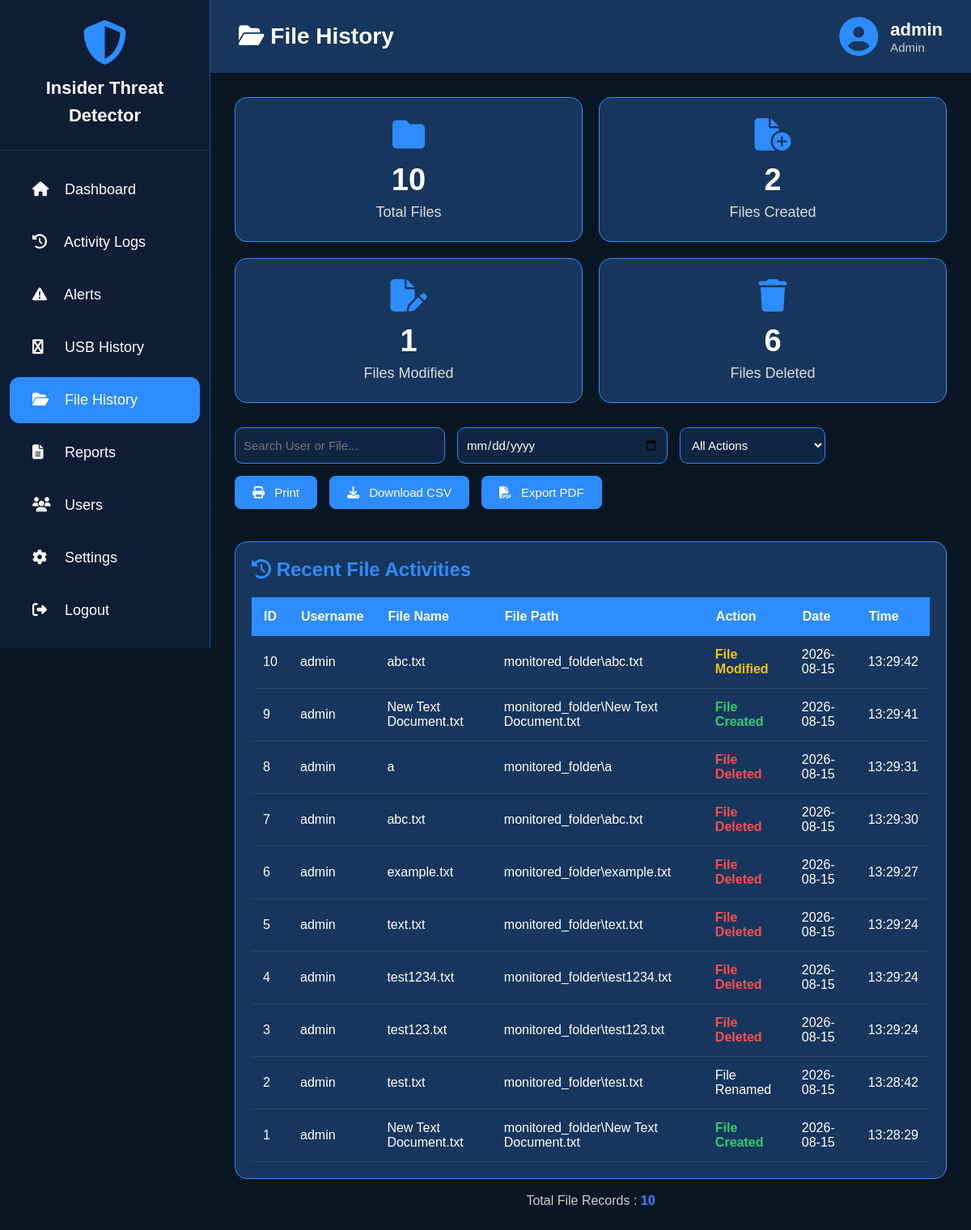
Page /file_history (signed in) on the earlier database version.
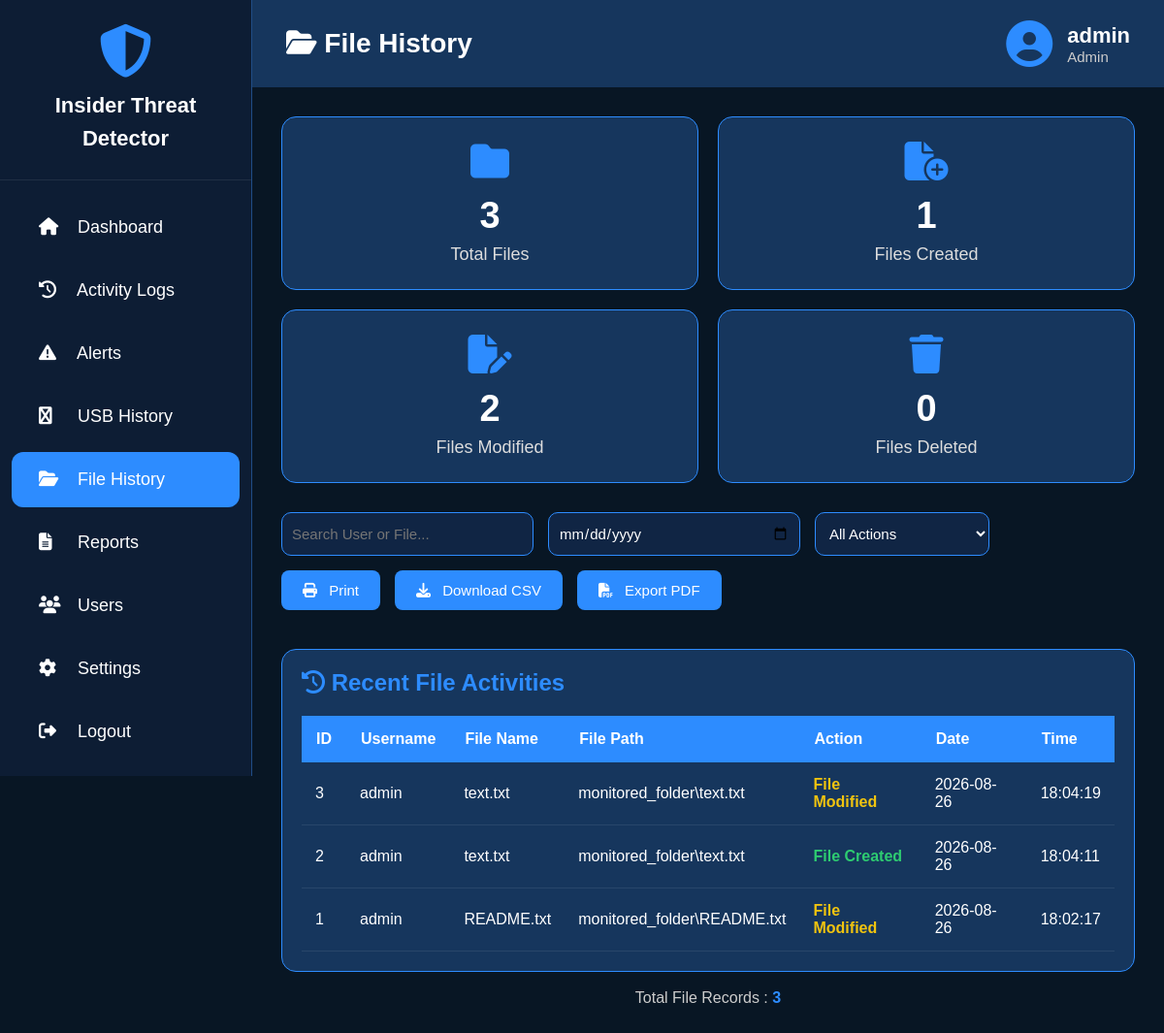
Same page on the later database version.
### tables this page shows
CREATE TABLE file_logs (
            id INTEGER PRIMARY KEY AUTOINCREMENT,
            username TEXT, file_name TEXT, file_path TEXT,
            action TEXT, date TEXT, time TEXT
        );

### app.py (the view)
@app.route("/file_history")
def file_history():
    if not login_required():
        return redirect("/")
    conn = get_db()
    rows = conn.execute(
        "SELECT * FROM file_logs ORDER BY id DESC"
    ).fetchall()
    conn.close()
    return page(
        "file_history.html",
        logs=rows,
        total=len(rows),
        created=sum(x["action"] == "File Created" for x in rows),
        modified=sum(x["action"] == "File Modified" for x in rows),
        deleted=sum(x["action"] == "File Deleted" for x in rows)
    )

### app.py (called while the page is built)
def login_required():
    return "username" in session

def page(name, **data):
    data["username"] = session.get("username")
    data["role"] = session.get("role")
    return render_template(name, **data)

### database.py (called while the page is built)
def get_db():
    conn = sqlite3.connect(DATABASE)
    conn.row_factory = sqlite3.Row
    return conn

### templates/file_history.html (shortened to what this page needs)
<!DOCTYPE html>
<html lang="en">
<head>
<link rel="stylesheet"
href="https://cdnjs.cloudflare.com/ajax/libs/font-awesome/6.5.2/css/all.min.css">
</head>
<body>
<div class="sidebar">
    <div class="logo">
        <i class="fa-solid fa-shield-halved"></i>
        <h2>Insider Threat Detector</h2>
    </div>
<ul>
        <li>
            <a href="/dashboard">
                <i class="fa-solid fa-house"></i>
                <span>Dashboard</span>
            </a>
        </li>
        <li>
            <a href="/activity">
                <i class="fa-solid fa-clock-rotate-left"></i>
                <span>Activity Logs</span>
            </a>
        </li>
        <li>
            <a href="/alerts">
                <i class="fa-solid fa-triangle-exclamation"></i>
                <span>Alerts</span>
            </a>
        </li>
        <li>
            <a href="/usb_history" >
                <i class="fa-solid fa-usb"></i>
                <span>USB History</span>
            </a>
        </li>
        <li>
            <a href="/file_history" class="active" >
                <i class="fa-solid fa-folder-open"></i>
                <span>File History</span>
            </a>
        </li>
        <li>
            <a href="/reports">
                <i class="fa-solid fa-file-lines"></i>
                <span>Reports</span>
            </a>
        </li>
        <li>
            <a href="/users">
                <i class="fa-solid fa-users"></i>
                <span>Users</span>
            </a>
        </li>
        <li>
            <a href="/settings">
                <i class="fa-solid fa-gear"></i>
                <span>Settings</span>
            </a>
        </li>
        <li>
            <a href="/logout">
                <i class="fa-solid fa-right-from-bracket"></i>
                <span>Logout</span>
            </a>
        </li>
    </ul>
</div>
<div class="main">
<div class="topbar">
    <h1>
        <i class="fa-solid fa-folder-open"></i>
        File History
    </h1>
    <div class="profile">
        <i class="fa-solid fa-circle-user"></i>
        <div>
            <h3>{{ username }}</h3>
            <p>{{ role }}</p>
        </div>
    </div>
</div>
<div class="content">
<div class="cards">
    <div class="card">
        <i class="fa-solid fa-folder"></i>
        <h2>{{ total }}</h2>
        <p>Total Files</p>
    </div>
    <div class="card">
        <i class="fa-solid fa-file-circle-plus"></i>
        <h2>{{ created }}</h2>
        <p>Files Created</p>
    </div>
    <div class="card">
        <i class="fa-solid fa-file-pen"></i>
        <h2>{{ modified }}</h2>
        <p>Files Modified</p>
    </div>
    <div class="card">
        <i class="fa-solid fa-trash"></i>
        <h2>{{ deleted }}</h2>
        <p>Files Deleted</p>
    </div>
</div>
<div class="filters">
<input
type="text"
id="searchInput"
placeholder="Search User or File...">
<input
type="date"
id="dateFilter">
<select id="actionFilter">
<option value="">All Actions</option>
</select>
<div class="action-buttons">
<button onclick="printTable()">
<i class="fa-solid fa-print"></i>
Print
</button>
<button onclick="downloadCSV()">
<i class="fa-solid fa-download"></i>
Download CSV
</button>
<button onclick="downloadPDF()">
<i class="fa-solid fa-file-pdf"></i>
Export PDF
</button>
</div>
</div>
<div class="table-container">
<h2 style="margin-bottom:20px;color:#2d8cff;">
<i class="fa-solid fa-clock-rotate-left"></i>
Recent File Activities
</h2>
<table id="fileTable">
<thead>
<tr>
<th>ID</th>
<th>Username</th>
<th>File Name</th>
<th>File Path</th>
<th>Action</th>
<th>Date</th>
<th>Time</th>
</tr>
</thead>
<tbody>
{% if logs %}
{% for row in logs %}
<tr>
<td>{{ row.id }}</td>
<td>{{ row.username }}</td>
<td>{{ row.file_name }}</td>
<td>{{ row.file_path }}</td>
<td>
<span class="{{ row.action|lower }}">
{{ row.action }}
</span>
</td>
<td>{{ row.date }}</td>
<td>{{ row.time }}</td>
</tr>
{% endfor %}
{% endif %}
</tbody>
</table>
</div>
<br>
<div style="text-align:center;color:#ccc;">
Total File Records :
<b style="color:#2d8cff;">
{{ total }}
</b>
</div>
</div>
</div>
</body>
</html>

Differences in the rows shown:
removed file_logs: id "10", username "admin", file_name "abc.txt", file_path "monitored_folder\\abc.txt", action "File Modified", date "2026-08-15", time "13:29:42"
removed file_logs: id "9", username "admin", file_name "New Text Document.txt", file_path "monitored_folder\\New Text Document.txt", action "File Created", date "2026-08-15", time "13:29:41"
removed file_logs: id "8", username "admin", file_name "a", file_path "monitored_folder\\a", action "File Deleted", date "2026-08-15", time "13:29:31"
removed file_logs: id "7", username "admin", file_name "abc.txt", file_path "monitored_folder\\abc.txt", action "File Deleted", date "2026-08-15", time "13:29:30"
removed file_logs: id "6", username "admin", file_name "example.txt", file_path "monitored_folder\\example.txt", action "File Deleted", date "2026-08-15", time "13:29:27"
removed file_logs: id "5", username "admin", file_name "text.txt", file_path "monitored_folder\\text.txt", action "File Deleted", date "2026-08-15", time "13:29:24"
removed file_logs: id "4", username "admin", file_name "test1234.txt", file_path "monitored_folder\\test1234.txt", action "File Deleted", date "2026-08-15", time "13:29:24"
changed file_logs id 3: file_name "test123.txt" → "text.txt"; file_path "monitored_folder\\test123.txt" → "monitored_folder\\text.txt"; action "File Deleted" → "File Modified"; date "2026-08-15" → "2026-08-26"; time "13:29:24" → "18:04:19"
changed file_logs id 2: file_name "test.txt" → "text.txt"; file_path "monitored_folder\\test.txt" → "monitored_folder\\text.txt"; action "File Renamed" → "File Created"; date "2026-08-15" → "2026-08-26"; time "13:28:42" → "18:04:11"
changed file_logs id 1: file_name "New Text Document.txt" → "README.txt"; file_path "monitored_folder\\New Text Document.txt" → "monitored_folder\\README.txt"; action "File Created" → "File Modified"; date "2026-08-15" → "2026-08-26"; time "13:28:29" → "18:02:17"
Other differences:
{{ total }}: "10" → "3"
{{ created }}: "2" → "1"
{{ modified }}: "1" → "2"
{{ deleted }}: "6" → "0"
